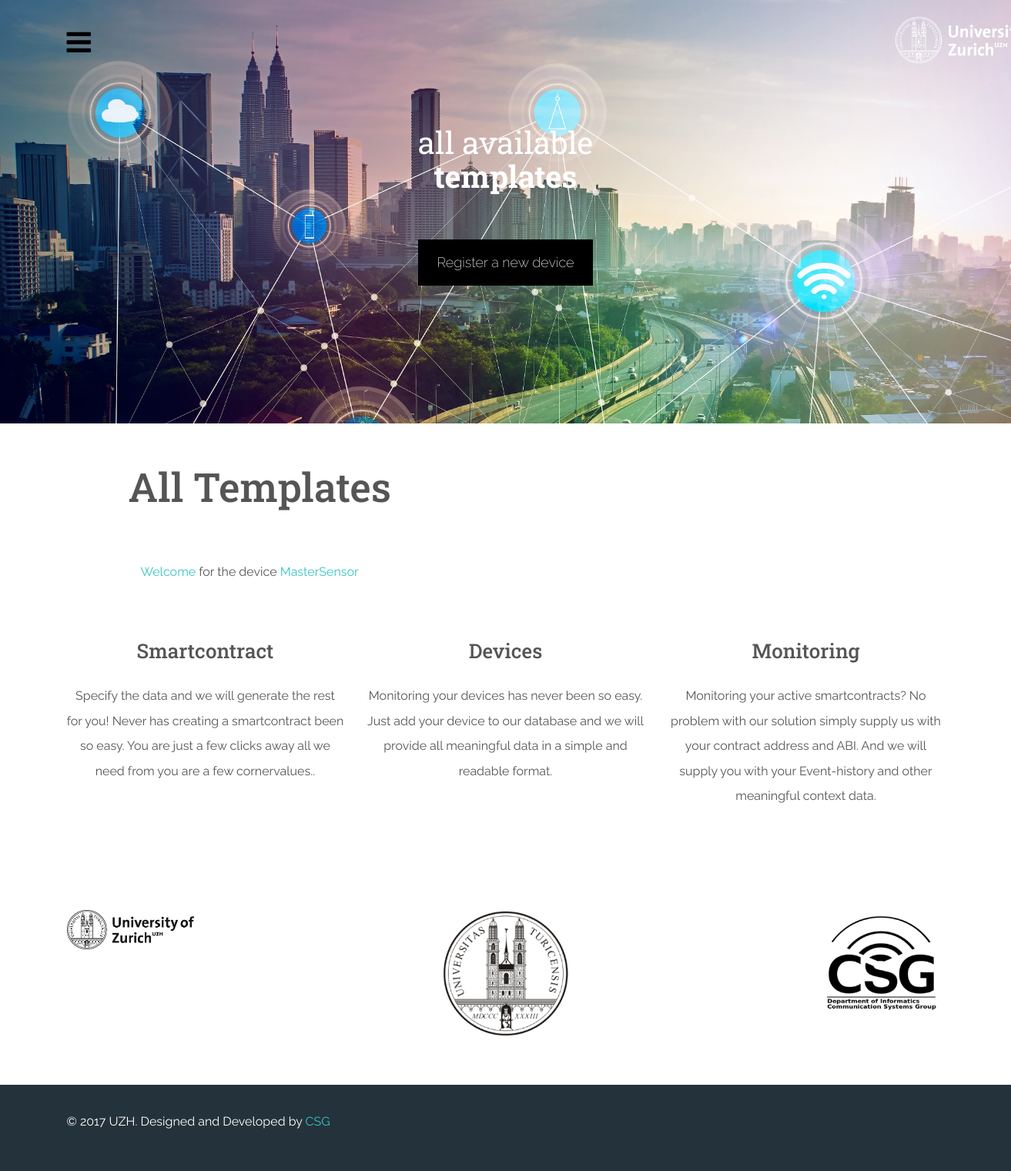
The page /smartGenerator/templates on the database as committed earlier.
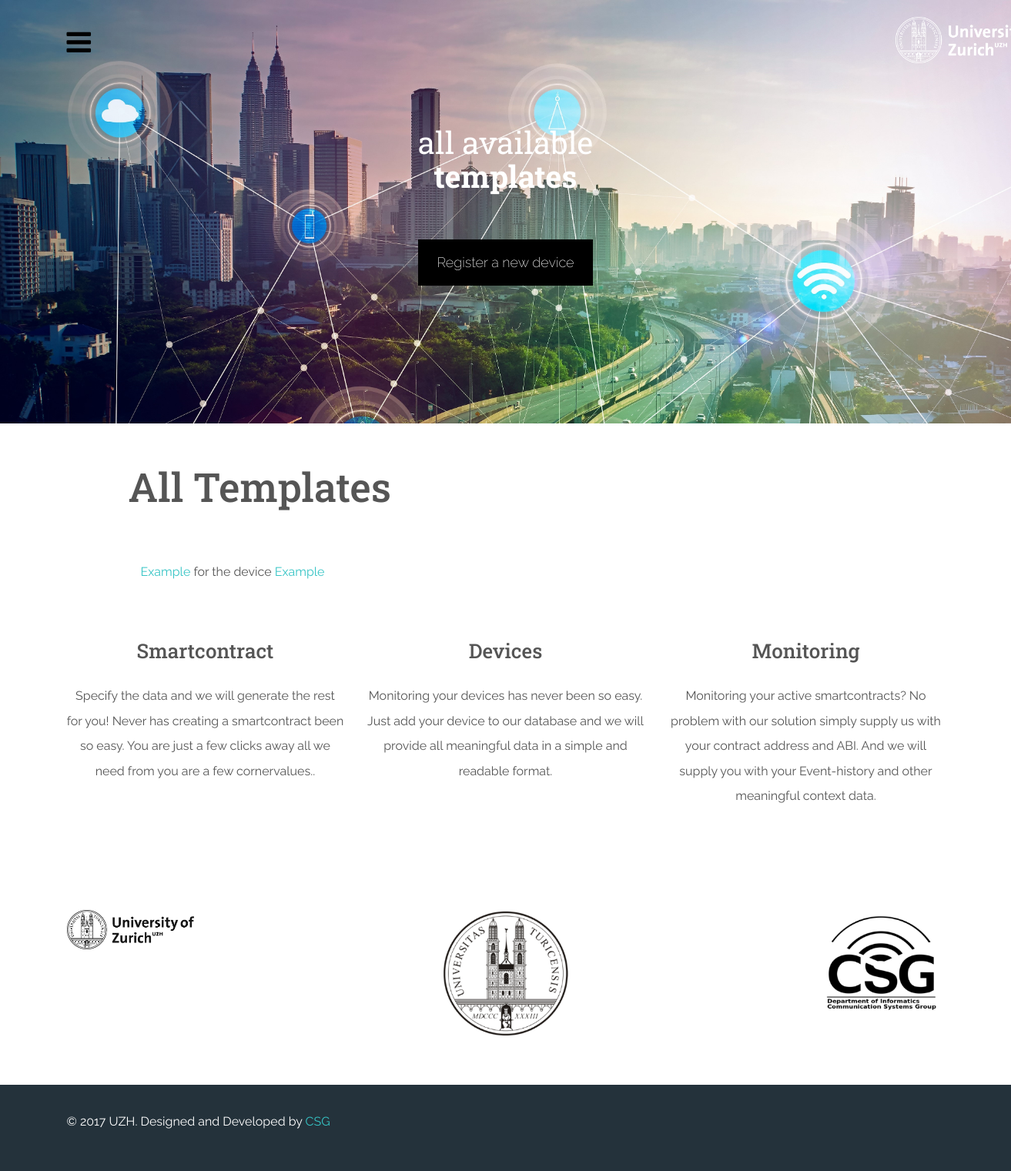
The same page on the database as committed later.
### smartpollution/models.py (models this page shows, shortened)
class Template(models.Model):
    template_name=models.CharField(max_length=200, null=True)
    device=models.ForeignKey(Device, on_delete=models.CASCADE)
    gas_estimate_thres=models.IntegerField(blank=True, null=True)
    gas_estimate_no_thres=models.IntegerField(blank=True, null=True)

class Device(models.Model):
    device_name=models.CharField(max_length=200)
    manufacturing_company=models.CharField(max_length=200)
    metrics=models.ManyToManyField(Metric)
    def __str__(self):
        return self.device_name

### smartpollution/views.py (the view)
def index_template_view(request):
    try:
        arguments = {}
        arguments['template_list'] = Template.objects.all()
        return render(request, 'smartpollution/indextemplate.html', arguments)
    except:
        return return_problem_page(request)

### smartpollution/templates/smartpollution/indextemplate.html (shortened to what the changed rows need)
<!DOCTYPE html>
<html lang="en">
<head>
    {% load static %}
    <link rel="stylesheet" href="{% static 'smartpollution/w3.css' %}">
    <link href="{% static 'bootstrap/css/theme.css' %}" rel="stylesheet">
    <link href="{% static 'smartpollution/style.css' %}" rel="stylesheet">
    <link rel="stylesheet" href="https://cdnjs.cloudflare.com/ajax/libs/typicons/2.0.8/typicons.min.css">
    <link rel="stylesheet" href="https://maxcdn.bootstrapcdn.com/font-awesome/4.7.0/css/font-awesome.min.css">
    <link rel="stylesheet" href="{% static 'assets/css/pushy.css' %}">
    <link rel="stylesheet" href="{% static 'assets/css/masonry.css' %}">
    <link rel="stylesheet" href="{% static 'assets/css/animate.css' %}">
    <link rel="stylesheet" href="{% static 'assets/css/magnific-popup.css' %}">
    <link rel="stylesheet" href="{% static 'assets/css/odometer-theme-default.css' %}">
</head>
<body class="">
<header id="home">
    <div class="container-fluid">
        <div class="container">
            <div class="jumbotron">
                <h1>
                    <small>all available</small>
                    <strong>templates</strong></h1>
            </div>
        </div>
    </div>
</header>
<section id="feat">
    <div class="container">
        <div class="w3-content">
            <br class="w3-twothird">
            <h1>All Templates</h1>
            {% if template_list %}
                <ul class="w3-ul">
                    {% for template in template_list %}
                        <li>
                            <a href="{% url 'smartpollution:detail_template' template.id %}">{{ template.template_name }}</a>
                            for the device
                            <a href="{% url 'smartpollution:detail' template.device.id %}">{{ template.device }}</a>
                        </li>
                    {% endfor %}
                </ul>
            {% else %}
                <p>No templates available</p>
            {% endif %}
        </div>
    </div>
</section>
</body>
</html>

Rows that differ between the two databases and show on the page:
removed Template: template_name "Welcome", device "MasterSensor"
added Template: template_name "Example", device "Example"
